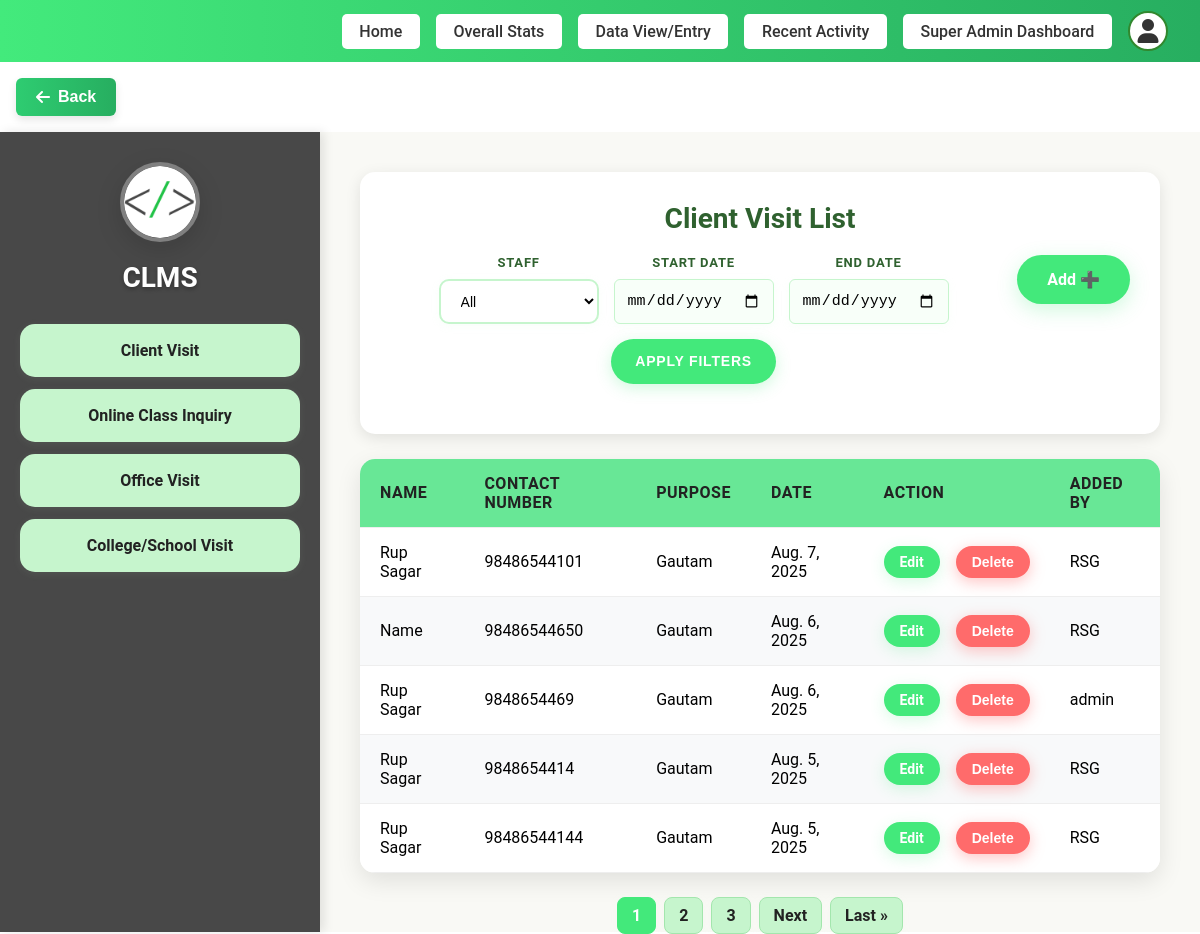
/add-dashboard/client-visit/list/ (signed in), run on an earlier commit of the app's database.
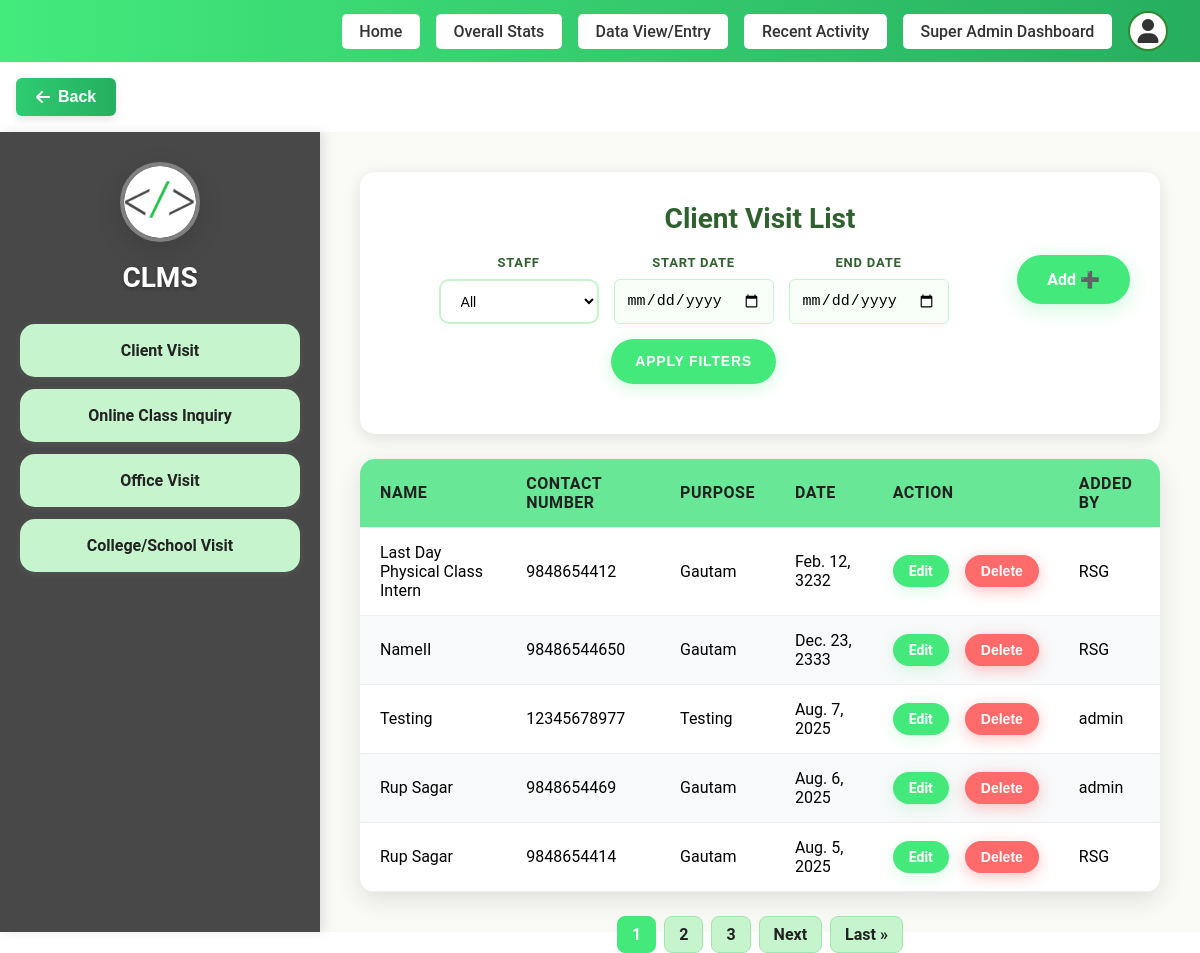
And on a later commit of the database.
### staff/models.py (models this page shows, shortened)
class ClientVisit(models.Model):
    user = models.ForeignKey(User, on_delete=models.CASCADE)
    contact_number = models.CharField(max_length=20)
    name = models.CharField(max_length=100)
    purpose = models.CharField(max_length=255)
    date = models.DateField()

### staff/views.py (the view)
# urls.py: path('client-visit/list/', views.client_visit_list, name='client_visit_list'),
@login_required
def client_visit_list(request):
    if request.user.is_superuser:
        client_visits = ClientVisit.objects.all().order_by('-date')
        staff_filter = request.GET.get('staff')
        if staff_filter and staff_filter != 'all':
            client_visits = client_visits.filter(user_id=staff_filter)
        start_date = request.GET.get('start_date')
        end_date = request.GET.get('end_date')
        if start_date:
            try:
                start_date = datetime.strptime(start_date, '%Y-%m-%d').date()
                client_visits = client_visits.filter(date__gte=start_date)
            except ValueError:
                pass
        if end_date:
            try:
                end_date = datetime.strptime(end_date, '%Y-%m-%d').date()
                client_visits = client_visits.filter(date__lte=end_date)
            except ValueError:
                pass
        staff_users = User.objects.filter(is_staff=True).order_by('username')
    else:
        client_visits = ClientVisit.objects.filter(user=request.user).order_by('-date')
        staff_users = None
    paginator = Paginator(client_visits, 5)  # Show 5 items per page
    page = request.GET.get('page')
    try:
        client_visits = paginator.page(page)
    except PageNotAnInteger:
        client_visits = paginator.page(1)
    except EmptyPage:
        client_visits = paginator.page(paginator.num_pages)
    return render(request, 'pages/staff/Client_Visit.html', {
        'client_visits': client_visits,
        'staff_users': staff_users,
        'current_filters': {
            'staff': request.GET.get('staff', ''),
            'start_date': request.GET.get('start_date', ''),
            'end_date': request.GET.get('end_date', ''),
        }
    })

### templates/pages/staff/Client_Visit.html (shortened to what this page needs)
{% load static %}
<!DOCTYPE html>
<html lang="en">
<head>
  <link rel="stylesheet" href="{% static 'css/Visit.css' %}">
  <link rel="stylesheet" href="{% static 'css/dltvisit.css' %}">
</head>
<body>
{% include "layouts/header.html" %}
<div class="container">
  <div class="sidebar">
      <div class="logo">
        <a href="{% url 'add_dashboard' %}">
         <img src="{% static 'assets/favicon.png' %}" alt="Logo">
        </a>
      </div>
      <h2>CLMS</h2>
      <ul>
        <li><a href="{% url 'client_visit_list' %}">Client Visit</a></li>
        <li><a href="{% url 'online_class_list' %}">Online Class Inquiry</a></li>
        <li><a href="{% url 'office_visit_list' %}">Office Visit</a></li>
        <li><a href="{% url 'college_visit_list' %}">College/School Visit</a></li>
      </ul>
    </div>
    <div class="main-content">
      <div class="header">
        <h2>Client Visit List</h2>
        <div class="header-controls">
          <a href="{% url 'add_dashboard' %}" class="add-btn">Add ➕</a>
          {% if user.is_superuser and staff_users %}
          <div class="filter-container">
            <form method="GET" class="filter-form" style="display: flex; align-items: center; gap: 15px; flex-wrap: wrap;">
              <div class="filter-item">
                <label for="staff">Staff</label>
                <select name="staff" id="staff">
                  <option value="all" {% if current_filters.staff == 'all' or not current_filters.staff %}selected{% endif %}>All</option>
                </select>
              </div>
              <div class="filter-item">
                <label for="start_date">Start Date</label>
                <input type="date" name="start_date" id="start_date" value="{{ current_filters.start_date }}" placeholder="yyyy-mm-dd">
              </div>
              <div class="filter-item">
                <label for="end_date">End Date</label>
                <input type="date" name="end_date" id="end_date" value="{{ current_filters.end_date }}" placeholder="yyyy-mm-dd">
              </div>
              <button type="submit" class="apply-btn">Apply Filters</button>
            </form>
          </div>
          {% endif %}
        </div>
      </div>
      <table>
        <thead>
          <tr>
            <th>Name</th>
            <th>Contact Number</th>
            <th>Purpose</th>
            <th>Date</th>
            <th>Action</th>
            <th>Added By</th>
          </tr>
        </thead>
        <tbody>
          {% for visit in client_visits %}
          <tr class="{% cycle 'white-row' 'green-row' %}">
            <td>{{ visit.name }}</td>
            <td>{{ visit.contact_number }}</td>
            <td>{{ visit.purpose }}</td>
            <td>{{ visit.date }}</td>
            <td>
              <div class="action-buttons">
                <a href="{% url 'edit_client' visit.id %}" class="edit-btn">Edit</a>
                <button class="delete-btn" onclick="showClientVisitDeleteConfirmation('{{ visit.id }}', '{{ visit.name }}')">Delete</button>
              </div>
            </td>
            <td>{{ visit.user.username }}</td>
          </tr>
          {% empty %}
          <tr>
            <td colspan="6">No client visits available.</td>
          </tr>
          {% endfor %}
        </tbody>
      </table>
      {% if client_visits.has_other_pages %}
      <div class="pagination">
        {% for num in client_visits.paginator.page_range %}
          {% if client_visits.number == num %}
            <span class="current">{{ num }}</span>
          {% elif num > client_visits.number|add:'-3' and num < client_visits.number|add:'3' %}
            <a href="?page={{ num }}">{{ num }}</a>
          {% endif %}
        {% endfor %}
        {% if client_visits.has_next %}
          <a href="?page={{ client_visits.next_page_number }}">Next</a>
          <a href="?page={{ client_visits.paginator.num_pages }}">Last &raquo;</a>
        {% endif %}
      </div>
      {% endif %}
    </div>
  </div>
</body>
</html>

What changed in the data, as far as the page shows it:
no longer on this page (row edited): ClientVisit: name "Rup Sagar", contact_number "98486544144", purpose "Gautam", date "Aug. 5, 2025", user.username "RSG"
changed ClientVisit: name "Rup Sagar" → "Last Day Physical Class Intern"; contact_number "98486544101" → "9848654412"; date "Aug. 7, 2025" → "Feb. 12, 3232"
changed ClientVisit: name "Name" → "NameII"; date "Aug. 6, 2025" → "Dec. 23, 2333"
added ClientVisit: name "Testing", contact_number "12345678977", purpose "Testing", date "Aug. 7, 2025", user.username "admin"
